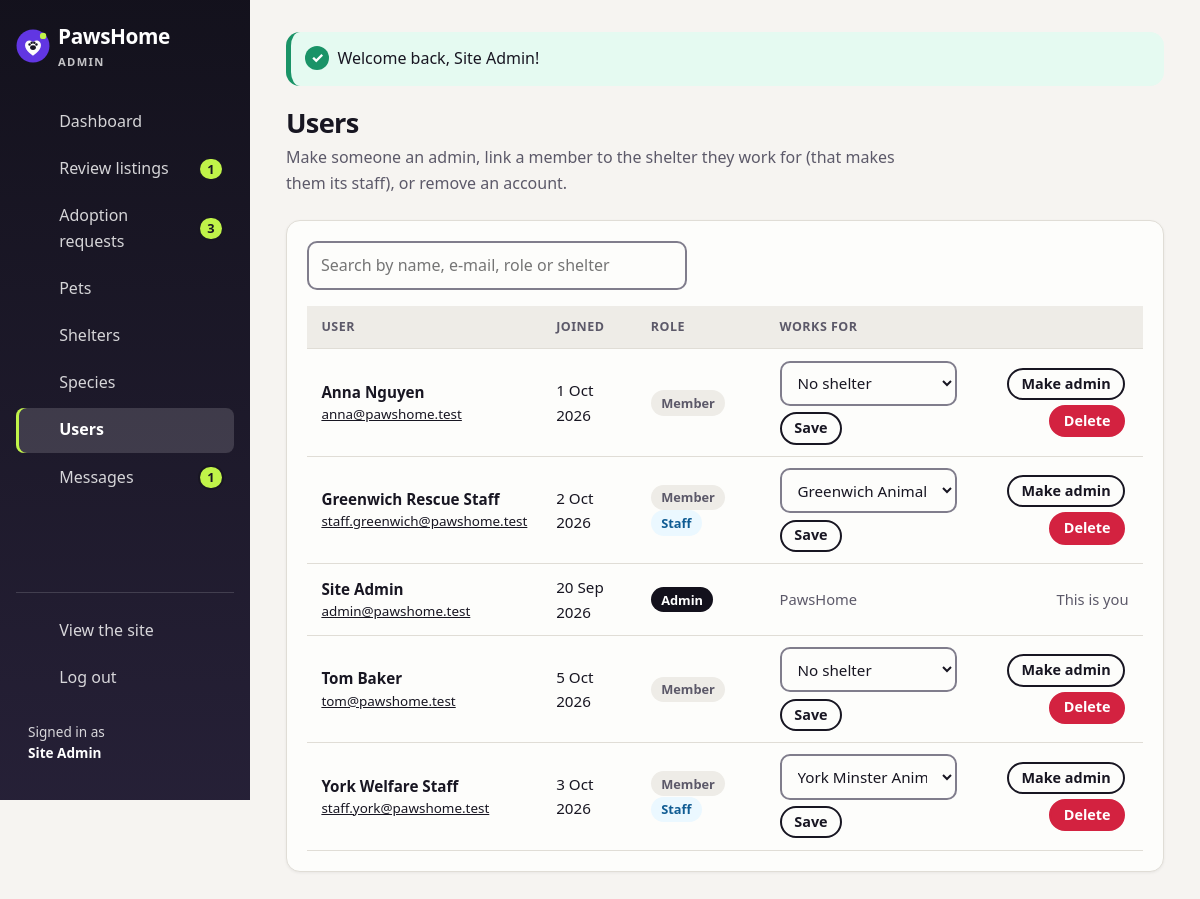
The page /admin/users.php (signed in) on the database its author committed.
### tables this page shows
CREATE TABLE user (
    id INT NOT NULL AUTO_INCREMENT,
    name VARCHAR(100) NOT NULL,
    email VARCHAR(255) NOT NULL,
    password VARCHAR(255) NOT NULL,
    role ENUM('member', 'admin') NOT NULL DEFAULT 'member',
    shelterid INT NULL,               
    datejoined DATE NOT NULL,
    PRIMARY KEY (id),
    UNIQUE KEY (email)
);

CREATE TABLE shelter (
    id INT NOT NULL AUTO_INCREMENT,
    name VARCHAR(100) NOT NULL,
    city VARCHAR(100) NOT NULL,
    email VARCHAR(255) NOT NULL,
    phone VARCHAR(30) NOT NULL,
    verified TINYINT(1) NOT NULL DEFAULT 0,    
    PRIMARY KEY (id)
);

### admin/users.php (called while the page is built, shortened)
<?php
include '../includes/Functions.php';
requireAdmin();
try {
	include '../includes/DatabaseConnection.php';
	include '../includes/DatabaseFunctions.php';
	$users = query($pdo, 'SELECT user.*, shelter.name AS sheltername FROM user
		LEFT JOIN shelter ON shelter.id = user.shelterid ORDER BY user.name')->fetchAll();
	$output = loadTemplate('admin/users.html.php', ['users' => $users, 'shelters' => findAll($pdo, 'shelter', 'name')]);
} catch (PDOException $e) {
	$title = 'An error has occurred';
	$output = loadTemplate('error.html.php', ['message' => 'Database error: ' . $e->getMessage()]);
}
include '../templates/admin_layout.html.php';

### includes/DatabaseFunctions.php (called while the page is built, shortened)
<?php
function query($pdo, $sql, $parameters = []) {
	$query = $pdo->prepare($sql);
	$query->execute($parameters);
	return $query;
}
function findAll($pdo, $table, $orderBy = null) {
	$sql = 'SELECT * FROM `' . $table . '`';
	if ($orderBy != null) {
		$sql .= ' ORDER BY `' . $orderBy . '`';
	}
	$result = query($pdo, $sql);
	return $result->fetchAll();
}
function adminBadgeCounts($pdo) {
	$row = query($pdo, "SELECT
			(SELECT COUNT(*) FROM pet WHERE approval = 'Pending') AS review,
			(SELECT COUNT(*) FROM adoptionrequest WHERE status = 'New') AS newrequests,
			(SELECT COUNT(*) FROM message) AS messages")->fetch();
	return array_map('intval', $row);
}

### templates/admin/users.html.php (the view, shortened to what this page needs)
<header class="admin-head">
	<div>
		<h1>Users</h1>
		<p class="admin-sub">Make someone an admin, link a member to the shelter they work for (that makes them its staff), or remove an account.</p>
	</div>
</header>
<section class="admin-card">
	<?php $filterTarget = 'users-table'; $filterLabel = 'Search by name, e-mail, role or shelter'; include __DIR__ . '/tablefilter.html.php'; ?>
	<div class="table-wrap">
		<table class="admin-table" id="users-table">
			<thead><tr><th scope="col">User</th><th scope="col">Joined</th><th scope="col">Role</th><th scope="col">Works for</th><th scope="col"><span class="visually-hidden">Actions</span></th></tr></thead>
			<tbody>
				<?php foreach ($users as $user): ?>
					<tr>
						<td data-label="User">
							<span class="cell-title"><?=html($user['name'])?></span>
							<a class="cell-sub" href="mailto:<?=html($user['email'])?>"><?=html($user['email'])?></a>
						</td>
						<td data-label="Joined"><?=formatDate($user['datejoined'])?></td>
						<td data-label="Role"><span class="badge badge-<?=html($user['role'])?>"><?=html(ucfirst($user['role']))?></span><?php if ($user['shelterid']): ?> <span class="badge badge-staff">Staff</span><?php endif; ?></td>
						<td data-label="Works for">
							<?php if ($user['role'] == 'admin'): ?>
								<span class="meta">PawsHome</span>
							<?php elseif ($user['id'] == currentUserId()): ?>
								<?=html($user['sheltername'] ?? 'No shelter')?>
							<?php else: ?>
								<form action="users.php" method="post" class="inline-form shelter-assign">
									<select id="shelter-<?=html($user['id'])?>" name="shelterid">
										<option value="">No shelter</option>
										<?php foreach ($shelters as $shelter): ?>
											<option value="<?=html($shelter['id'])?>" <?=$user['shelterid'] == $shelter['id'] ? 'selected' : ''?>><?=html($shelter['name'])?></option>
										<?php endforeach; ?>
									</select>
									<button class="btn btn-small btn-outline" type="submit" name="assignshelter" value="1">Save<span class="visually-hidden"> shelter for <?=html($user['name'])?></span></button>
								</form>
							<?php endif; ?>
						</td>
						<td class="actions" data-label="Actions">
							<?php if ($user['id'] == currentUserId()): ?>
								<span class="meta">This is you</span>
							<?php else: ?>
								<form action="users.php" method="post" class="inline-form">
									<?php if ($user['role'] == 'member'): ?>
										<button class="btn btn-small btn-outline" type="submit" name="role" value="admin">Make admin<span class="visually-hidden"> <?=html($user['name'])?></span></button>
									<?php else: ?>
										<button class="btn btn-small btn-outline" type="submit" name="role" value="member">Make member<span class="visually-hidden"> <?=html($user['name'])?></span></button>
									<?php endif; ?>
								</form>
								<form action="users.php" method="post" class="inline-form" data-confirm="Delete <?=html($user['name'])?> and their adoption requests?">
									<button class="btn btn-small btn-danger" type="submit" name="delete" value="1">Delete<span class="visually-hidden"> <?=html($user['name'])?></span></button>
								</form>
							<?php endif; ?>
						</td>
					</tr>
				<?php endforeach; ?>
			</tbody>
		</table>
	</div>
</section>

### templates/admin_layout.html.php (shortened to what this page needs)
<?php
$flash = getFlash();
$page = basename($_SERVER['SCRIPT_NAME']);
$badges = (isset($pdo) && function_exists('adminBadgeCounts')) ? adminBadgeCounts($pdo) : ['review' => 0, 'newrequests' => 0, 'messages' => 0];
$menu = [
	'index.php' => ['Dashboard', 'dashboard', 0, ''],
	'approvals.php' => ['Review listings', 'review', $badges['review'], 'waiting for review'],
	'requests.php' => ['Adoption requests', 'requests', $badges['newrequests'], 'new'],
	'pets.php' => ['Pets', 'pets', 0, ''],
	'shelters.php' => ['Shelters', 'shelters', 0, ''],
	'species.php' => ['Species', 'species', 0, ''],
	'users.php' => ['Users', 'users', 0, ''],
	'messages.php' => ['Messages', 'messages', $badges['messages'], 'messages']
];
?>
<!DOCTYPE html>
<html lang="en">
<head>
	<link rel="stylesheet" href="<?=asset('css/style.css', '../')?>">
</head>
<body id="admin" class="admin">
	<div class="admin-shell">
		<aside class="admin-sidebar">
			<div class="admin-brand-row">
				<a class="brand" href="index.php">
					<img src="<?=asset('images/logo.svg', '../')?>" alt="" width="34" height="34">
					<span>PawsHome <small>Admin</small></span>
				</a>
			</div>
			<nav id="main-nav" class="admin-nav" aria-label="Admin">
				<ul>
					<?php foreach ($menu as $file => $item): ?>
						<li>
							<a href="<?=$file?>" <?=$page == $file ? 'aria-current="page"' : ''?>>
								<?=icon($item[1])?>
								<span class="admin-nav-label"><?=html($item[0])?></span>
								<?php if ($item[2]): ?>
									<span class="count-badge"><?=html($item[2])?><span class="visually-hidden"> <?=html($item[3])?></span></span>
								<?php endif; ?>
							</a>
						</li>
					<?php endforeach; ?>
				</ul>
				<ul class="admin-nav-bottom">
					<li><a href="../index.php"><?=icon('site')?><span class="admin-nav-label">View the site</span></a></li>
					<li><form action="../logout.php" method="post" class="logout-form"><?=csrfField()?><button class="link-button" type="submit"><?=icon('logout')?><span class="admin-nav-label">Log out</span></button></form></li>
				</ul>
				<p class="admin-user">Signed in as<br><strong><?=html(currentUser()['name'] ?? '')?></strong></p>
			</nav>
		</aside>
		<main id="main" class="admin-main" tabindex="-1">
			<?php if ($flash): ?>
				<div class="alert alert-<?=html($flash['type'])?>" role="<?=$flash['type'] == 'error' ? 'alert' : 'status'?>" aria-live="polite"><?=html($flash['message'])?></div>
			<?php endif; ?>
			<?=$output?>
		</main>
	</div>
</body>
</html>

### rows shown on the page
user: name "Site Admin", email "admin@pawshome.test", datejoined "20 Sep 2026", role "Admin", shows "PawsHome", shows "This is you"
user: name "Anna Nguyen", email "anna@pawshome.test", datejoined "1 Oct 2026", role "Member"
user: name "Greenwich Rescue Staff", email "staff.greenwich@pawshome.test", datejoined "2 Oct 2026", role "Member", shelterid "Greenwich Animal Rescue"
user: name "Tom Baker", email "tom@pawshome.test", datejoined "5 Oct 2026", role "Member"
user: name "York Welfare Staff", email "staff.york@pawshome.test", datejoined "3 Oct 2026", role "Member", shelterid "York Minster Animal Welfare"

### other values the page prints
html($item[0]) "Dashboard"
html($item[0]) "Review listings"
html($item[2]) "1"
html($item[0]) "Adoption requests"
html($item[2]) "3"
html($item[0]) "Pets"
html($item[0]) "Shelters"
html($item[0]) "Species"
html($item[0]) "Users"
html($item[0]) "Messages"
html($flash['message']) "Welcome back, Site Admin!"
